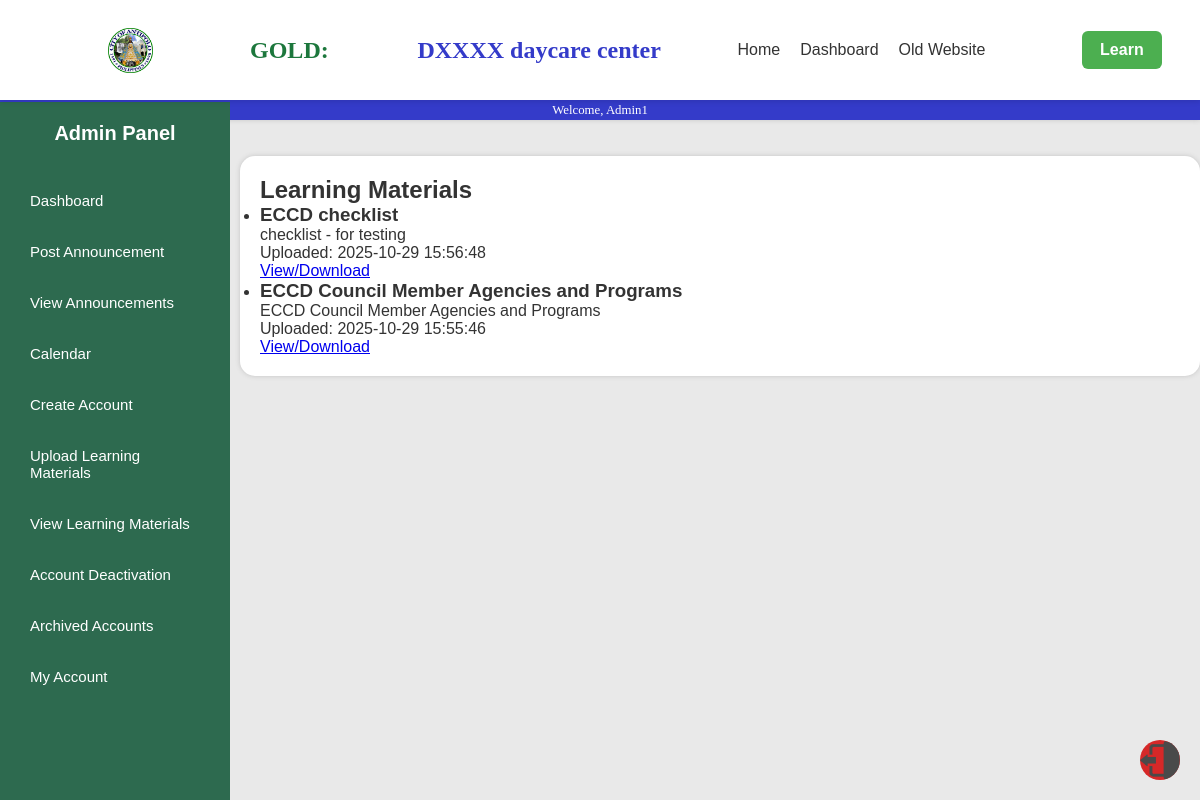
The app's page /view_materials1.php (signed in) with its own data.
### tables this page shows
CREATE TABLE `learning_materials` (
  `id` int(11) NOT NULL,
  `title` varchar(255) NOT NULL,
  `description` text DEFAULT NULL,
  `file_path` varchar(500) NOT NULL,
  `file_type` enum('pdf','video') NOT NULL,
  `uploaded_by` int(11) NOT NULL,
  `uploaded_at` timestamp NULL DEFAULT current_timestamp()
);

### view_materials1.php (the view, shortened to what this page needs)
<?php
$conn = new mysqli("localhost", "root", "", "myfirstdatabase");
$query = "SELECT title, description, file_path, file_type, uploaded_at FROM learning_materials ORDER BY uploaded_at DESC";
$result = $conn->query($query);
$materials = [];
while ($row = $result->fetch_assoc()) {
    $materials[] = $row;
}
?>
<!DOCTYPE html>
<html>
<head>
    <link rel="stylesheet" href="css/style1.css">
    <link rel="stylesheet" href="css2/dashboard.css">
</head>
<body>
    <div class="Topbar">
        <img class="Antipolo" src="pictures/ANTIPOLO.png">
        <h1 class="TopbarTitle1">GOLD: &nbsp; </h1>
        <h1 class="TopbarTitle2"> DXXXX daycare center</h1>
        <nav class="navbar">
            <ul>
                <li><a href="home1.php">Home</a></li>
                <li><a href="dashboard3.php">Dashboard</a></li>
                <li><a href="extra.php">Old Website</a></li>
            </ul>
        </nav>
        <a href="learning.html" class="cta-btn">Learn</a>
    </div>
    <div class="Topbarline">
        <p class="TopbarLineText">Welcome, <?php echo $_SESSION['username']; ?></p>
    </div>
    <div class="sidebar">
      <h2>Admin Panel</h2>
      <a href="admindashboard1.php">Dashboard</a>
      <a href="admin_announcement.php">Post Announcement</a>
      <a href="announcements_feed1.php">View Announcements</a>
      <a href="calendar1.php">Calendar</a>
      <a href="phplessons/signup1.php">Create Account</a>
      <a href="upload_materials1.php">Upload Learning Materials</a>
      <a href="view_materials1.php">View Learning Materials</a>
      <a href="admin_deactivate.php">Account Deactivation</a>
      <a href="archived_accounts.php">Archived Accounts</a>
      <a href="my_account1.php">My Account</a>
      <a href="#"></a>
      <a href="#"></a>
      <a href="#"></a>
    </div>
    <div class="Home_container">
        <div class="Home_content">
            <h2>Learning Materials</h2>
            <?php if (empty($materials)): ?>
                <p>No materials available.</p>
            <?php else: ?>
                <ul>
                    <?php foreach ($materials as $mat): ?>
                        <li>
                            <h3><?php echo htmlspecialchars($mat['title']); ?></h3>
                            <p><?php echo htmlspecialchars($mat['description']); ?></p>
                            <p>Uploaded: <?php echo $mat['uploaded_at']; ?></p>
                            <a href="<?php echo htmlspecialchars($mat['file_path']); ?>" target="_blank">View/Download</a>
                        </li>
                    <?php endforeach; ?>
                </ul>
            <?php endif; ?>
        </div>
    </div>
    <img src="pictures/LOicon.png" alt="Logout" class="logout" onclick="confirmLogout()">
</body>
</html>

### css/style1.css (style rules this page uses)
* { margin: 0; padding: 0; box-sizing: border-box; }
body { font-family: 'Poppins', sans-serif; background: #f4f8f5; color: #333; }
.sidebar { position: fixed; left: 0; top: 0; width: 230px; height: 100%; background-color: #2d6a4f; color: white; padding: 20px; display: flex; flex-direction: column; gap: 10px; }
.sidebar h2 { text-align: center; margin-bottom: 25px; font-weight: 600; font-size: 20px; }
.sidebar a { display: block; color: white; text-decoration: none; padding: 12px 10px; border-radius: 6px; transition: background 0.3s; font-size: 15px; }
.logout { background: #d62828; margin-top: auto; text-align: center; }

### css2/dashboard.css (style rules this page uses)
Body { background-color: #e9e9e9; margin: 0; font-family: Arial, sans-serif; }
.Topbar { display: flex; align-items: center; justify-content: space-around; width: 100%; height: 100px; background-color: #ffffff; padding-left: 50px; position: sticky; top: 0; z-index: 1000; box-shadow: 0px 2px 5px rgba(0,0,0,0.1); }
.Topbarline { height: 20px; width: 100%; background-color: #343bc9; box-shadow: 0px 0px 5px #c4c4c4; display: flex; align-items: center; justify-content: center; }
.TopbarLineText { font-family: Calibri; color: #ffffff; font-size: 80%; }
.TopbarTitle1 { font-size: 150%; font-family: Calibri; color: #1c773c; }
.TopbarTitle2 { font-size: 150%; font-family: Calibri; color: #343bc9; }
.Antipolo { margin: 20px; height: 45px; width: 45px; }
.Home_content { margin: 10px; padding: 10px; transition: margin-left 0.3s ease; }
.Home_container { border-radius: 15px; margin: 0 auto; margin-top: 3%; flex: 1; display: flex; flex-direction: column; Width: 80%; height: auto; background-color: #FFFFFF; box-shadow: 0px 0px 5px #c4c4c4; }
.navbar ul { list-style: none; display: flex; gap: 20px; }
.navbar a { text-decoration: none; color: #333; font-weight: 500; transition: color 0.3s ease; }
.cta-btn { background-color: #4caf50; color: #fff; padding: 10px 18px; border-radius: 6px; font-weight: 600; text-decoration: none; transition: background-color 0.3s ease; margin-left: 20px; }
.logout { position: fixed; bottom: 20px; right: 20px; width: 40px; height: 40px; border-radius: 50%; transition: filter 0.3s ease; cursor: pointer; }

### view_materials1.php (style rules this page uses)
.Home_container { margin-left: 240px; }
.sidebar { margin-top: 102px; margin-bottom: 100px; overflow-y: scroll }

### records on screen
learning_materials: title "ECCD checklist", description "checklist - for testing", uploaded_at "2025-10-29 15:56:48"
learning_materials: title "ECCD Council Member Agencies and Programs", description "ECCD Council Member Agencies and Programs", uploaded_at "2025-10-29 15:55:46"

### other values on screen
$_SESSION['username'] "Admin1"
